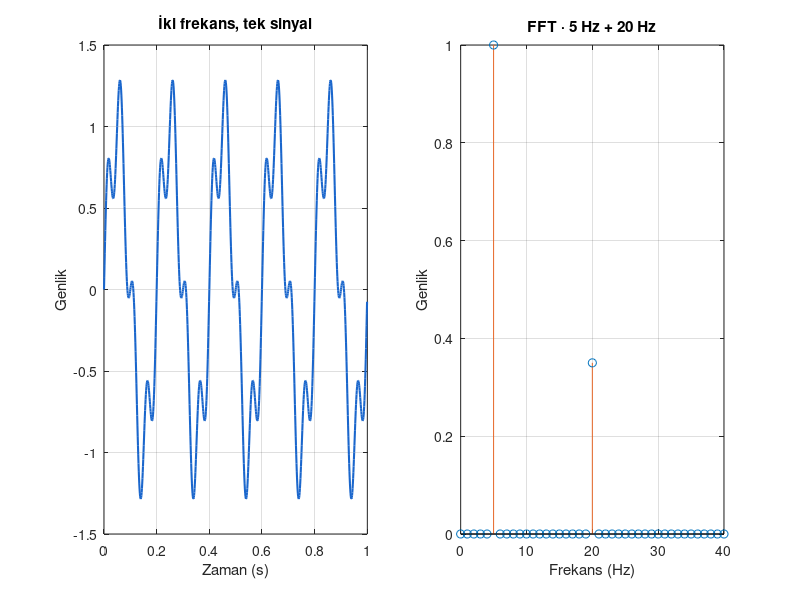

The MATLAB source for this figure:
%% IndyMAT'e hoş geldin
% Bu dosyayı Çalıştır ile çalıştır. Değişkenler sağda, grafikler altta.
clear; close all; clc;

%% Bir sinyali keşfet
Fs = 1000;                        % Örnekleme frekansı (Hz)
t = 0:1/Fs:1-1/Fs;
sinyal = sin(2*pi*5*t) + 0.35*sin(2*pi*20*t);

figure('Name', 'Sinyal laboratuvarı', 'Position', [0 0 1000 400]);
subplot(1,2,1);
plot(t, sinyal, 'Color', [0.1 0.4 0.8], 'LineWidth', 1.5);
xlabel('Zaman (s)'); ylabel('Genlik'); title('İki frekans, tek sinyal'); grid on;

%% Frekans uzayına geç
N = length(sinyal);
f = (0:N/2)*Fs/N;
spektrum = abs(fft(sinyal))/N;
subplot(1,2,2);
stem(f, 2*spektrum(1:N/2+1), 'Color', [0.9 0.4 0.15]);
xlim([0 40]); xlabel('Frekans (Hz)'); ylabel('Genlik'); title('FFT · 5 Hz + 20 Hz'); grid on;

fprintf('Örnek sayısı: %d\n', N);
fprintf('Sinyalin RMS değeri: %.4f\n', sqrt(mean(sinyal.^2)));
disp('Hazır. Komut penceresinde sinyal(1:10) yazmayı dene.');
